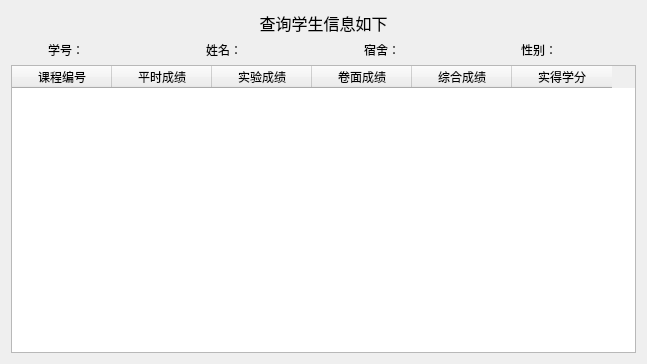
<?xml version="1.0" encoding="UTF-8"?>
<ui version="4.0">
 <class>showStuDialog</class>
 <widget class="QDialog" name="showStuDialog">
  <property name="geometry">
   <rect>
    <x>0</x>
    <y>0</y>
    <width>647</width>
    <height>364</height>
   </rect>
  </property>
  <property name="minimumSize">
   <size>
    <width>647</width>
    <height>364</height>
   </size>
  </property>
  <property name="maximumSize">
   <size>
    <width>647</width>
    <height>364</height>
   </size>
  </property>
  <property name="windowTitle">
   <string>Dialog</string>
  </property>
  <layout class="QVBoxLayout" name="verticalLayout_3">
   <item>
    <layout class="QVBoxLayout" name="verticalLayout_2">
     <item>
      <layout class="QVBoxLayout" name="verticalLayout">
       <item>
        <widget class="QLabel" name="label_9">
         <property name="text">
          <string>&lt;html&gt;&lt;head/&gt;&lt;body&gt;&lt;p align=&quot;center&quot;&gt;&lt;span style=&quot; font-size:12pt;&quot;&gt;查询学生信息如下&lt;/span&gt;&lt;/p&gt;&lt;/body&gt;&lt;/html&gt;</string>
         </property>
        </widget>
       </item>
       <item>
        <layout class="QHBoxLayout" name="horizontalLayout_5">
         <item>
          <layout class="QHBoxLayout" name="horizontalLayout">
           <item>
            <widget class="QLabel" name="label">
             <property name="text">
              <string>&lt;html&gt;&lt;head/&gt;&lt;body&gt;&lt;p align=&quot;right&quot;&gt;学号：&lt;/p&gt;&lt;/body&gt;&lt;/html&gt;</string>
             </property>
            </widget>
           </item>
           <item>
            <widget class="QLabel" name="stuIdLabel">
             <property name="text">
              <string/>
             </property>
            </widget>
           </item>
          </layout>
         </item>
         <item>
          <layout class="QHBoxLayout" name="horizontalLayout_2">
           <item>
            <widget class="QLabel" name="label_2">
             <property name="text">
              <string>&lt;html&gt;&lt;head/&gt;&lt;body&gt;&lt;p align=&quot;right&quot;&gt;姓名：&lt;/p&gt;&lt;/body&gt;&lt;/html&gt;</string>
             </property>
            </widget>
           </item>
           <item>
            <widget class="QLabel" name="stuNameLabel">
             <property name="text">
              <string/>
             </property>
            </widget>
           </item>
          </layout>
         </item>
         <item>
          <layout class="QHBoxLayout" name="horizontalLayout_4">
           <item>
            <widget class="QLabel" name="label_3">
             <property name="text">
              <string>&lt;html&gt;&lt;head/&gt;&lt;body&gt;&lt;p align=&quot;right&quot;&gt;宿舍：&lt;/p&gt;&lt;/body&gt;&lt;/html&gt;</string>
             </property>
            </widget>
           </item>
           <item>
            <widget class="QLabel" name="stuRoomLabel">
             <property name="text">
              <string/>
             </property>
            </widget>
           </item>
          </layout>
         </item>
         <item>
          <layout class="QHBoxLayout" name="horizontalLayout_3">
           <item>
            <widget class="QLabel" name="label_4">
             <property name="text">
              <string>&lt;html&gt;&lt;head/&gt;&lt;body&gt;&lt;p align=&quot;right&quot;&gt;性别：&lt;/p&gt;&lt;/body&gt;&lt;/html&gt;</string>
             </property>
            </widget>
           </item>
           <item>
            <widget class="QLabel" name="stuSexLabel">
             <property name="text">
              <string/>
             </property>
            </widget>
           </item>
          </layout>
         </item>
        </layout>
       </item>
      </layout>
     </item>
     <item>
      <widget class="QTableWidget" name="tableWidget">
       <column>
        <property name="text">
         <string>课程编号</string>
        </property>
       </column>
       <column>
        <property name="text">
         <string>平时成绩</string>
        </property>
       </column>
       <column>
        <property name="text">
         <string>实验成绩</string>
        </property>
       </column>
       <column>
        <property name="text">
         <string>卷面成绩</string>
        </property>
       </column>
       <column>
        <property name="text">
         <string>综合成绩</string>
        </property>
       </column>
       <column>
        <property name="text">
         <string>实得学分</string>
        </property>
       </column>
      </widget>
     </item>
    </layout>
   </item>
  </layout>
 </widget>
 <resources/>
 <connections/>
</ui>
